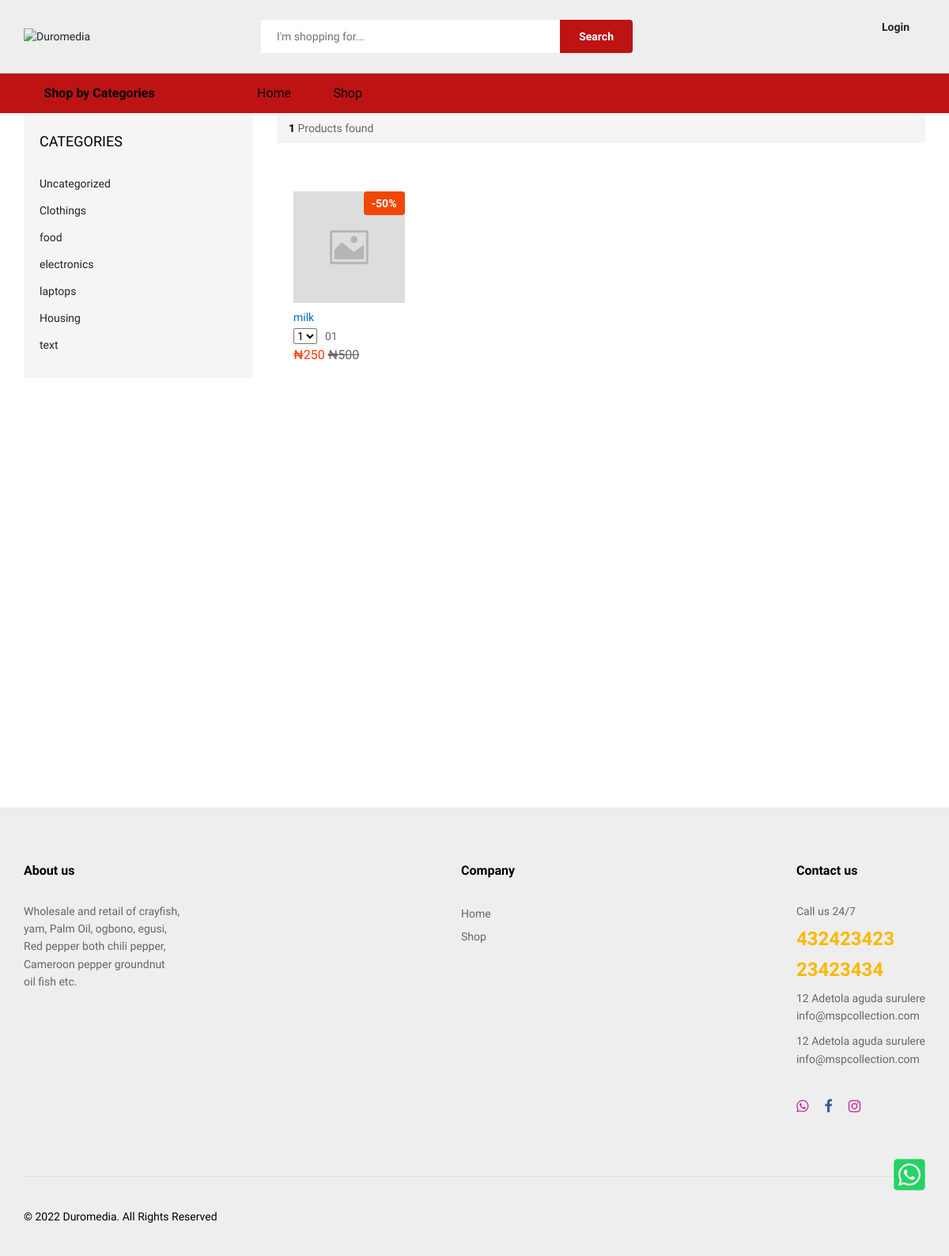
/beta-souk/categories.php?id=1, run on the app's committed database.
### tables this page shows
CREATE TABLE `products_categories` (
  `products_categories_id` int(11) NOT NULL,
  `products_categories_name` varchar(20) NOT NULL,
  `products_categories_timestamp` timestamp NOT NULL DEFAULT CURRENT_TIMESTAMP ON UPDATE CURRENT_TIMESTAMP
);

CREATE TABLE `products` (
  `products_id` int(11) NOT NULL,
  `products_name` varchar(30) NOT NULL,
  `products_price` varchar(11) NOT NULL,
  `products_sales_price` varchar(10) NOT NULL,
  `products_sub_categories` int(10) NOT NULL,
  `products_promo` varchar(20) NOT NULL DEFAULT '0',
  `products_deals` varchar(20) NOT NULL DEFAULT '0',
  `products_new_arrivals` varchar(20) NOT NULL DEFAULT '0',
  `products_best_sellers` varchar(20) NOT NULL DEFAULT '0',
  `products_popular` varchar(20) NOT NULL DEFAULT '0',
  `products_short_description` varchar(255) NOT NULL,
  `products_long_description` text NOT NULL,
  `products_image` varchar(255) NOT NULL DEFAULT 'default.jpg',
  `products_timestamp` timestamp NOT NULL DEFAULT CURRENT_TIMESTAMP ON UPDATE CURRENT_TIMESTAMP
);

### beta-souk/categories.php (the view, shortened to what this page needs)
<?php require_once ('../incs-template1/config.php'); ?>
<?php include ('../incs-template1/header.php'); ?>
<?php
$statement = 'products WHERE products_sub_categories = '.$_GET['id'].' ORDER BY products_id DESC';
?>
    <div class="ps-page--shop">
        <div class="ps-container">
            <div class="ps-layout--shop">
                <div class="ps-layout__left">
                    <aside class="widget widget_shop">
                        <h4 class="widget-title">Categories</h4>
                        <ul class="ps-list--categories">
                        <?php
                            $query_page_section =  mysqli_query($connect, "SELECT products_categories_id ,products_categories_name FROM  products_categories") or die(db_conn_error);
                            while($row_cat = mysqli_fetch_array($query_page_section)){
                                echo  '<li><a href="categories.php?id='.$row_cat['products_categories_id'].'">'.$row_cat['products_categories_name'].'</a>
                                </li>';
                            }
                        ?>
                        </ul>
                    </aside>
                </div>
                <div class="ps-layout__right">
                    <div class="ps-shopping ps-tab-root">
                        <div class="ps-shopping__header">
                        <?php
                            $all_products = mysqli_query($connect,"SELECT products_id  FROM products WHERE products_sub_categories = '".$_GET['id']."'") or die(db_conn_error);
                        ?>
                            <p><strong> <?php echo mysqli_num_rows($all_products); ?></strong> Products found</p>
                        </div>
                        <div class="ps-tabs">
                            <div class="ps-tab active" id="tab-1">
                                <div class="ps-shopping-product">
                                    <div class="row">
                                        <?php
                include ('../incs-template1/products.php');
?>
                                    </div>
                                </div>
                                <div class="ps-pagination">
                                </div>
                            </div>
                        </div>
                    </div>
                </div>
            </div>
        </div>
    </div>
<?php include ('../incs-template1/footer.php'); ?>

### incs-template1/products.php (shortened to what this page needs)
<?php
 $page = (int)(!isset($_GET["page"]) ? 1 : $_GET["page"]);
$per_page = 2;
$startpoint = ($page * $per_page) - $per_page;
$select_products3 = mysqli_query($connect,"SELECT * FROM ".$statement." LIMIT $startpoint, $per_page") or die(db_conn_error);
			 if (mysqli_num_rows($select_products3)> 0){
				while($rows_loop = mysqli_fetch_array($select_products3)){
                    echo '
<div class="col-xl-2 col-lg-4 col-md-4 col-sm-6 col-6 ">
<div class="ps-product">
    <div class="ps-product__thumbnail">
        <a href="product-description.php?id='.$rows_loop['products_id'].'"><img src="images/products/'.$rows_loop['products_image'].'" alt="'.$rows_loop['products_name'].'" /></a>';
        if(!empty($rows_loop['products_sales_price'])){
            $dis = 100 - ceil($rows_loop['products_sales_price']/$rows_loop['products_price']*100);
            echo '
            <div class="ps-product__badge">-'.$dis.'%</div>
            ';
        }
echo    '
<ul class="ps-product__actions">
<li><a href="#" data-toggle="tooltip" data-placement="top" title="Add To Cart"><i class="icon-bag2"></i></a></li>
</ul>
</div>
    <div class="ps-product__container">';
echo '
        <div class="ps-product__content"><a class="ps-product__title" href="product-description.php?id='.$rows_loop['products_id'].'">'.$rows_loop['products_name'].'</a>
            <div class="ps-product__rating">
                <select class="ps-rating" data-read-only="true">
                    <option value="1">1</option>
                    <option value="1">2</option>
                    <option value="1">3</option>
                    <option value="1">4</option>
                    <option value="2">5</option>
                </select><span>01</span>
            </div>
            <p class="ps-product__price sale">'; if(!empty($rows_loop['products_sales_price'])){
                echo '&#8358;'.number_format($rows_loop['products_sales_price']).' ' . '<del>'.'&#8358;'.number_format($rows_loop['products_price']) .'</del>';
            }
            echo '</p>
        </div>
            <div class="ps-product__content hover"><a class="ps-product__title" href="product-description.php?id='.$rows_loop['products_id'].'">'.$rows_loop['products_name'].'</a>
                <p class="ps-product__price sale">'; if(!empty($rows_loop['products_sales_price'])){
                    echo '&#8358;'.number_format($rows_loop['products_sales_price']).' ' . '<del>'.'&#8358;'.number_format($rows_loop['products_price']) .'</del>';
                }
            echo ' </p>
            </div>
            </div>
</div>
</div>
';
}
}else{
    echo '<h5 class="text-center">No result found</h5>';
 }

### data on the page
products_categories: products_categories_name "Uncategorized"
products_categories: products_categories_name "Clothings"
products_categories: products_categories_name "food"
products_categories: products_categories_name "electronics"
products_categories: products_categories_name "laptops"
products_categories: products_categories_name "Housing"
products_categories: products_categories_name "text"
products: products_image (picture), dis "50", products_name "milk", products_sales_price "250", products_price "500"

### other printed values
mysqli_num_rows($all_products) "1"
FOOTER_DESCRIPTION "Wholesale and retail of crayfish, yam, Palm Oil, ogbono, egusi, Red pepper both chili pepper, Cameroon pepper groundnut oil fish etc."
$TEL "432423423"
$TEL2 "23423434"
$ADDRESS "12 Adetola aguda surulere"
$EMAIL "info@mspcollection.com"
$ADDRESS2 "12 Adetola aguda surulere"
$EMAIL2 "info@mspcollection.com"
